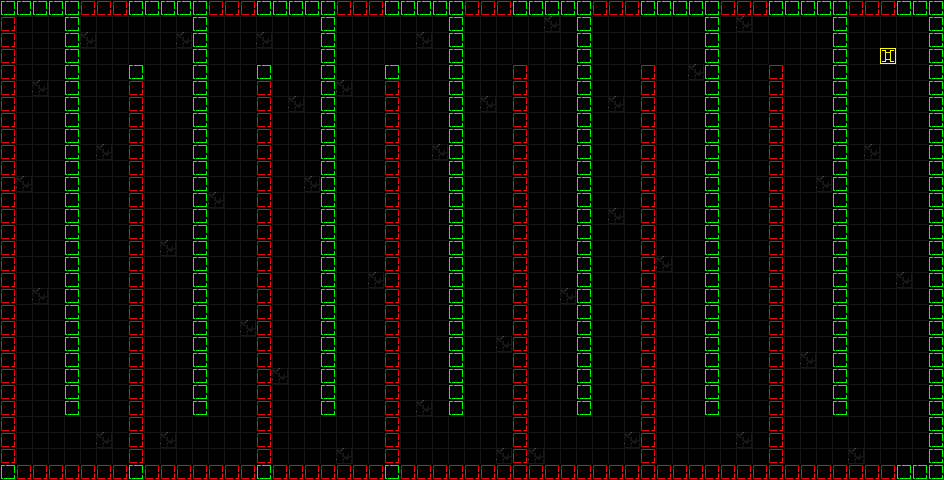

Below is a game level as drawn by its tile map, then a one-line description and the .tmx that defines it (tile-layer data replaced by summaries):
An orthogonal 59x30 tile map with 16x16 px tiles, 3 tile layers (Tile Layer 1, Tile Layer 2, Tile Layer 3).

<map version="1.0" orientation="orthogonal" width="59" height="30" tilewidth="16" tileheight="16">
 <tileset firstgid="1" name="tiles" tilewidth="16" tileheight="16">
  <image source="maps/tiles.png" width="80" height="16" />
 </tileset>
 <layer name="Tile Layer 1" width="59" height="30">
  <data>[1770 cells, 1770 non-empty, 5 distinct tile ids]</data>
 </layer>
 <layer name="Tile Layer 2" width="59" height="30">
  <data>[1770 cells, 1 non-empty, 1 distinct tile ids]</data>
 </layer>
 <layer name="Tile Layer 3" width="59" height="30">
  <data>[1770 cells, 12 non-empty, 1 distinct tile ids]</data>
 </layer>
</map>
